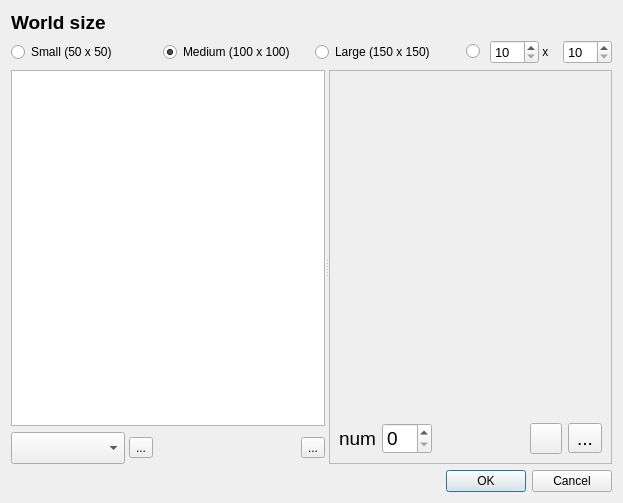
<?xml version="1.0" encoding="UTF-8"?>
<ui version="4.0">
 <class>NewWorldDialog</class>
 <widget class="QDialog" name="NewWorldDialog">
  <property name="geometry">
   <rect>
    <x>0</x>
    <y>0</y>
    <width>623</width>
    <height>503</height>
   </rect>
  </property>
  <property name="windowTitle">
   <string>New floatworld</string>
  </property>
  <layout class="QVBoxLayout" name="verticalLayout_5">
   <item>
    <widget class="QLabel" name="label">
     <property name="sizePolicy">
      <sizepolicy hsizetype="Maximum" vsizetype="Maximum">
       <horstretch>0</horstretch>
       <verstretch>0</verstretch>
      </sizepolicy>
     </property>
     <property name="font">
      <font>
       <pointsize>14</pointsize>
       <weight>75</weight>
       <bold>true</bold>
      </font>
     </property>
     <property name="text">
      <string>World size</string>
     </property>
     <property name="textFormat">
      <enum>Qt::PlainText</enum>
     </property>
    </widget>
   </item>
   <item>
    <layout class="QHBoxLayout" name="horizontalLayout_7">
     <item>
      <widget class="QRadioButton" name="radioSmallSize">
       <property name="text">
        <string>Small (50 x 50)</string>
       </property>
      </widget>
     </item>
     <item>
      <widget class="QRadioButton" name="radioMediumSize">
       <property name="text">
        <string>Medium (100 x 100)</string>
       </property>
       <property name="checked">
        <bool>true</bool>
       </property>
      </widget>
     </item>
     <item>
      <widget class="QRadioButton" name="radioLargeSize">
       <property name="text">
        <string>Large (150 x 150)</string>
       </property>
      </widget>
     </item>
     <item>
      <layout class="QHBoxLayout" name="horizontalLayout_5">
       <property name="spacing">
        <number>0</number>
       </property>
       <item>
        <widget class="QRadioButton" name="radioCustomSize">
         <property name="text">
          <string/>
         </property>
        </widget>
       </item>
       <item>
        <widget class="QSpinBox" name="rowsBox">
         <property name="font">
          <font>
           <pointsize>10</pointsize>
          </font>
         </property>
         <property name="minimum">
          <number>10</number>
         </property>
         <property name="maximum">
          <number>250</number>
         </property>
        </widget>
       </item>
       <item>
        <widget class="QLabel" name="label_2">
         <property name="text">
          <string> x </string>
         </property>
        </widget>
       </item>
       <item>
        <widget class="QSpinBox" name="columnsBox">
         <property name="font">
          <font>
           <pointsize>10</pointsize>
          </font>
         </property>
         <property name="minimum">
          <number>10</number>
         </property>
         <property name="maximum">
          <number>250</number>
         </property>
        </widget>
       </item>
      </layout>
     </item>
    </layout>
   </item>
   <item>
    <widget class="QSplitter" name="splitter">
     <property name="orientation">
      <enum>Qt::Horizontal</enum>
     </property>
     <widget class="QWidget" name="widget" native="true">
      <property name="minimumSize">
       <size>
        <width>250</width>
        <height>0</height>
       </size>
      </property>
      <layout class="QVBoxLayout" name="verticalLayout_2">
       <property name="margin">
        <number>0</number>
       </property>
       <item>
        <widget class="QListWidget" name="objectTable">
         <property name="font">
          <font>
           <pointsize>18</pointsize>
          </font>
         </property>
         <property name="alternatingRowColors">
          <bool>true</bool>
         </property>
         <property name="spacing">
          <number>2</number>
         </property>
        </widget>
       </item>
       <item>
        <layout class="QHBoxLayout" name="horizontalLayout_2">
         <property name="spacing">
          <number>4</number>
         </property>
         <item>
          <widget class="QComboBox" name="objectComboBox">
           <property name="minimumSize">
            <size>
             <width>0</width>
             <height>32</height>
            </size>
           </property>
           <property name="font">
            <font>
             <pointsize>16</pointsize>
             <weight>75</weight>
             <bold>true</bold>
            </font>
           </property>
          </widget>
         </item>
         <item>
          <widget class="QToolButton" name="addObject">
           <property name="text">
            <string>...</string>
           </property>
           <property name="icon">
            <iconset resource="floatworld.qrc">
             <normaloff>:/icons/plus.png</normaloff>:/icons/plus.png</iconset>
           </property>
           <property name="iconSize">
            <size>
             <width>24</width>
             <height>24</height>
            </size>
           </property>
          </widget>
         </item>
         <item>
          <spacer name="horizontalSpacer">
           <property name="orientation">
            <enum>Qt::Horizontal</enum>
           </property>
           <property name="sizeHint" stdset="0">
            <size>
             <width>40</width>
             <height>20</height>
            </size>
           </property>
          </spacer>
         </item>
         <item>
          <widget class="QToolButton" name="toolButton">
           <property name="text">
            <string>...</string>
           </property>
           <property name="icon">
            <iconset resource="floatworld.qrc">
             <normaloff>:/icons/open.png</normaloff>:/icons/open.png</iconset>
           </property>
           <property name="iconSize">
            <size>
             <width>24</width>
             <height>24</height>
            </size>
           </property>
          </widget>
         </item>
        </layout>
       </item>
      </layout>
     </widget>
     <widget class="QFrame" name="objectPanel1">
      <property name="minimumSize">
       <size>
        <width>280</width>
        <height>0</height>
       </size>
      </property>
      <property name="font">
       <font>
        <pointsize>14</pointsize>
       </font>
      </property>
      <property name="frameShape">
       <enum>QFrame::StyledPanel</enum>
      </property>
      <property name="frameShadow">
       <enum>QFrame::Plain</enum>
      </property>
      <layout class="QVBoxLayout" name="verticalLayout_4">
       <item>
        <widget class="QWidget" name="objectPanel" native="true"/>
       </item>
       <item>
        <spacer name="verticalSpacer">
         <property name="orientation">
          <enum>Qt::Vertical</enum>
         </property>
         <property name="sizeHint" stdset="0">
          <size>
           <width>20</width>
           <height>40</height>
          </size>
         </property>
        </spacer>
       </item>
       <item>
        <layout class="QVBoxLayout" name="verticalLayout_3">
         <item>
          <layout class="QHBoxLayout" name="horizontalLayout_3">
           <item>
            <widget class="QLabel" name="label_3">
             <property name="text">
              <string>num</string>
             </property>
            </widget>
           </item>
           <item>
            <widget class="QSpinBox" name="numberBox">
             <property name="minimumSize">
              <size>
               <width>0</width>
               <height>25</height>
              </size>
             </property>
            </widget>
           </item>
           <item>
            <spacer name="horizontalSpacer_2">
             <property name="orientation">
              <enum>Qt::Horizontal</enum>
             </property>
             <property name="sizeHint" stdset="0">
              <size>
               <width>40</width>
               <height>20</height>
              </size>
             </property>
            </spacer>
           </item>
           <item>
            <widget class="QToolButton" name="copyObject">
             <property name="text">
              <string/>
             </property>
             <property name="icon">
              <iconset resource="floatworld.qrc">
               <normaloff>:/icons/curve-down.png</normaloff>:/icons/curve-down.png</iconset>
             </property>
             <property name="iconSize">
              <size>
               <width>24</width>
               <height>24</height>
              </size>
             </property>
            </widget>
           </item>
           <item>
            <widget class="QToolButton" name="removeObject">
             <property name="text">
              <string>...</string>
             </property>
             <property name="icon">
              <iconset resource="floatworld.qrc">
               <normaloff>:/icons/minus.png</normaloff>:/icons/minus.png</iconset>
             </property>
             <property name="iconSize">
              <size>
               <width>24</width>
               <height>24</height>
              </size>
             </property>
            </widget>
           </item>
          </layout>
         </item>
        </layout>
       </item>
      </layout>
     </widget>
    </widget>
   </item>
   <item>
    <widget class="QDialogButtonBox" name="buttonBox">
     <property name="orientation">
      <enum>Qt::Horizontal</enum>
     </property>
     <property name="standardButtons">
      <set>QDialogButtonBox::Cancel|QDialogButtonBox::Ok</set>
     </property>
    </widget>
   </item>
  </layout>
 </widget>
 <resources>
  <include location="floatworld.qrc"/>
 </resources>
 <connections>
  <connection>
   <sender>buttonBox</sender>
   <signal>accepted()</signal>
   <receiver>NewWorldDialog</receiver>
   <slot>accept()</slot>
   <hints>
    <hint type="sourcelabel">
     <x>248</x>
     <y>254</y>
    </hint>
    <hint type="destinationlabel">
     <x>157</x>
     <y>274</y>
    </hint>
   </hints>
  </connection>
  <connection>
   <sender>buttonBox</sender>
   <signal>rejected()</signal>
   <receiver>NewWorldDialog</receiver>
   <slot>reject()</slot>
   <hints>
    <hint type="sourcelabel">
     <x>316</x>
     <y>260</y>
    </hint>
    <hint type="destinationlabel">
     <x>286</x>
     <y>274</y>
    </hint>
   </hints>
  </connection>
 </connections>
</ui>
